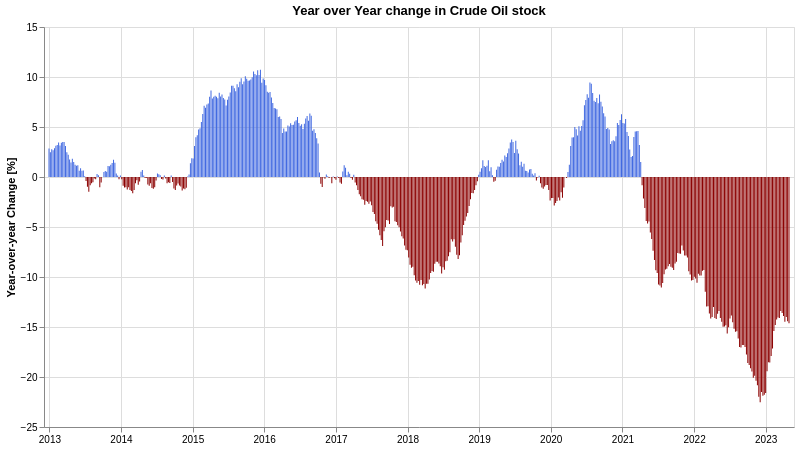

The specification (Vega-Lite) saved for this image:
### Vega-Lite specification from a JSON file in a GitHub repository (floating-point values rounded to 4 significant figures; data arrays with more than 128 entries replaced by an {"elided": "..."} marker saying what was removed)
{"config": {"view": {"continuousWidth": 400, "continuousHeight": 300}}, "data": {"values": {"elided": "592 records"}}, "mark": {"type": "bar", "width": 1}, "encoding": {"color": {"condition": {"value": "darkred", "test": "datum['Crude Oil'] < 0"}, "value": "royalblue"}, "tooltip": [{"field": "dt", "title": "", "type": "temporal"}, {"field": "Crude Oil", "format": ",.02f", "title": "YoY % Change", "type": "quantitative"}], "x": {"axis": {"title": ""}, "field": "dt", "type": "temporal"}, "y": {"axis": {"title": "Year-over-year Change [%]"}, "field": "Crude Oil", "type": "quantitative"}}, "height": 400, "title": "Year over Year change in Crude Oil stock", "width": 750, "$schema": "https://vega.github.io/schema/vega-lite/v5.json"}
